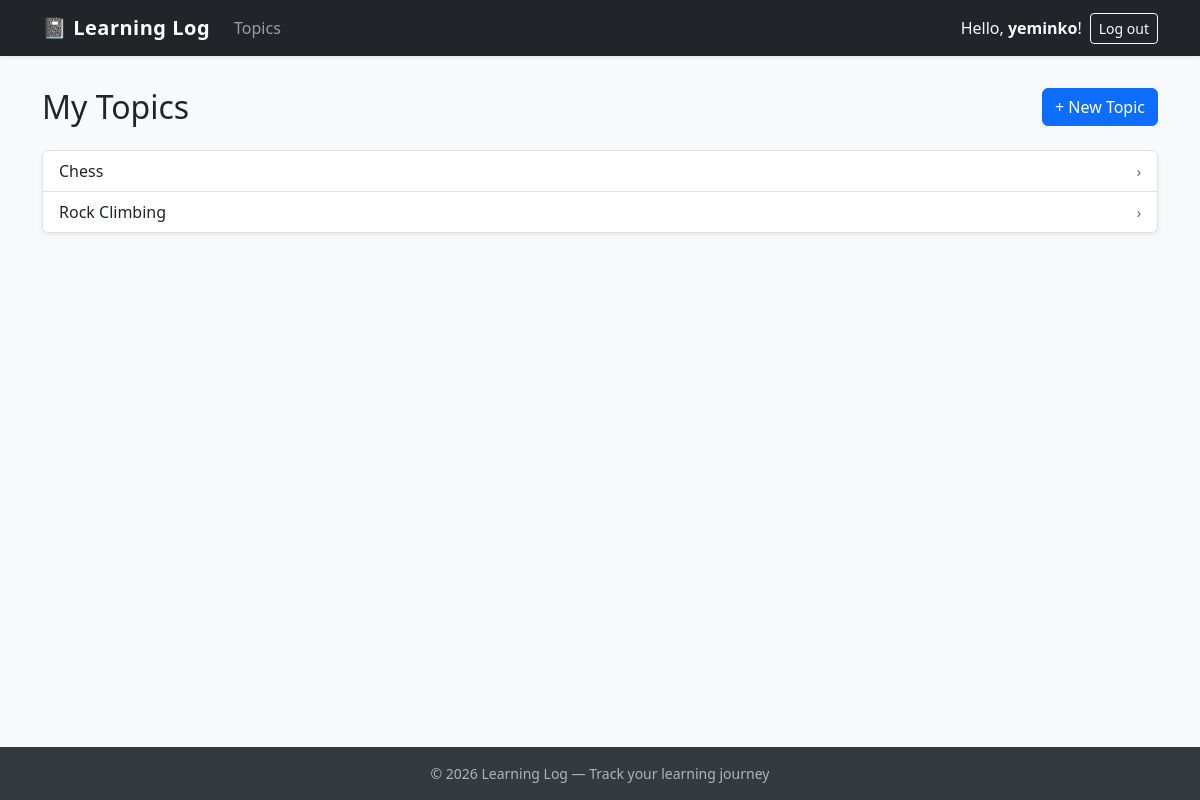
Before: /topics/ (signed in) with the older database file.
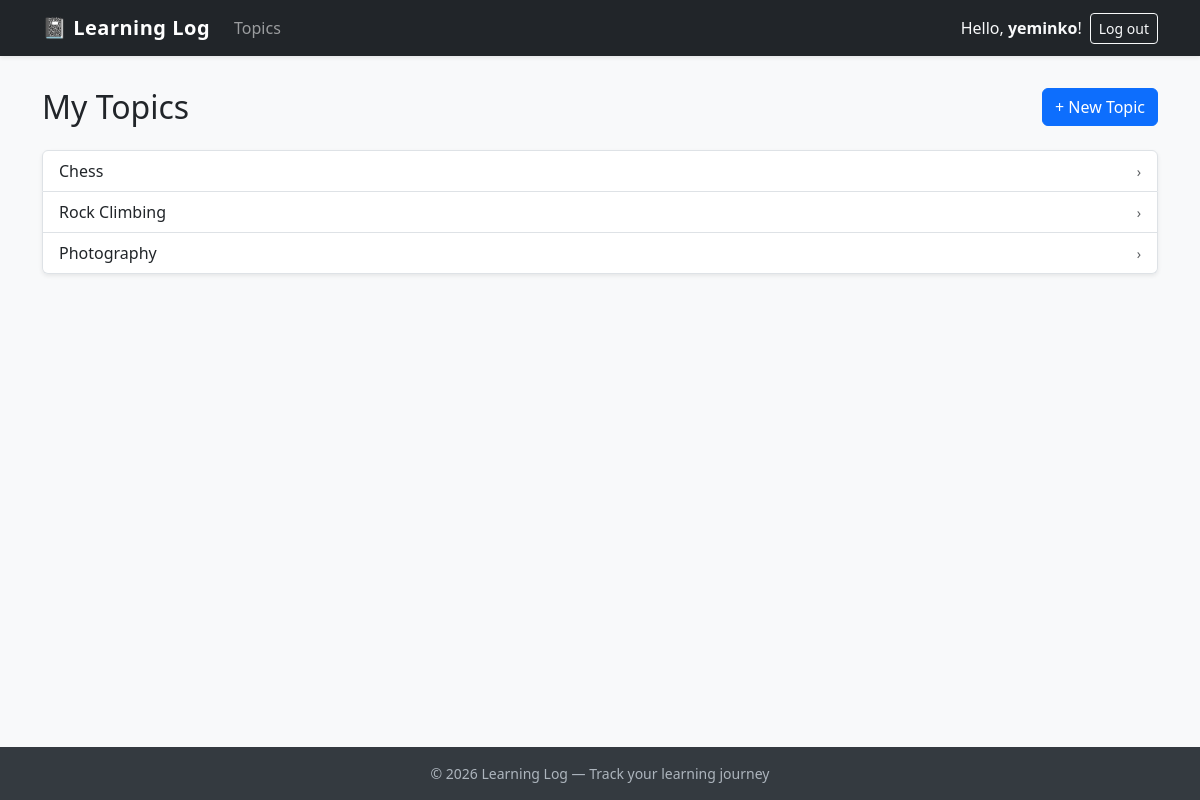
After: the same page with the newer database file.
### learning_logs/models.py (models this page shows, shortened)
class Topic(models.Model):
    text = models.CharField(max_length=200)
    date_added = models.DateTimeField(auto_now_add=True)
    owner = models.ForeignKey(User, on_delete=models.CASCADE)

### learning_logs/views.py (the view)
# urls.py: path('topics/', views.topics, name='topics'),
@login_required
def topics(request):
    topics = Topic.objects.filter(owner=request.user).order_by('date_added')
    context = {'topics': topics}
    return render(request, 'learning_logs/topics.html', context)

### learning_logs/templates/learning_logs/topics.html
{% extends "learning_logs/base.html" %}
{% block content %}
<div class="d-flex justify-content-between align-items-center mb-4">
    <h2 class="mb-0">My Topics</h2>
    <a href="{% url 'learning_logs:new_topic' %}" class="btn btn-primary">+ New Topic</a>
</div>
{% if topics %}
<div class="list-group shadow-sm">
    {% for topic in topics %}
    <a href="{% url 'learning_logs:topic' topic.id %}"
        class="list-group-item list-group-item-action d-flex justify-content-between align-items-center">
        <span>{{ topic.text }}</span>
        <span class="text-muted small">&rsaquo;</span>
    </a>
    {% endfor %}
</div>
{% else %}
<div class="text-center py-5">
    <div class="fs-1 mb-3">📭</div>
    <p class="text-muted">You haven't added any topics yet.</p>
    <a href="{% url 'learning_logs:new_topic' %}" class="btn btn-primary mt-2">Add your first topic</a>
</div>
{% endif %}
{% endblock content %}

Changed rows visible on the page:
added Topic: text "Photography"
